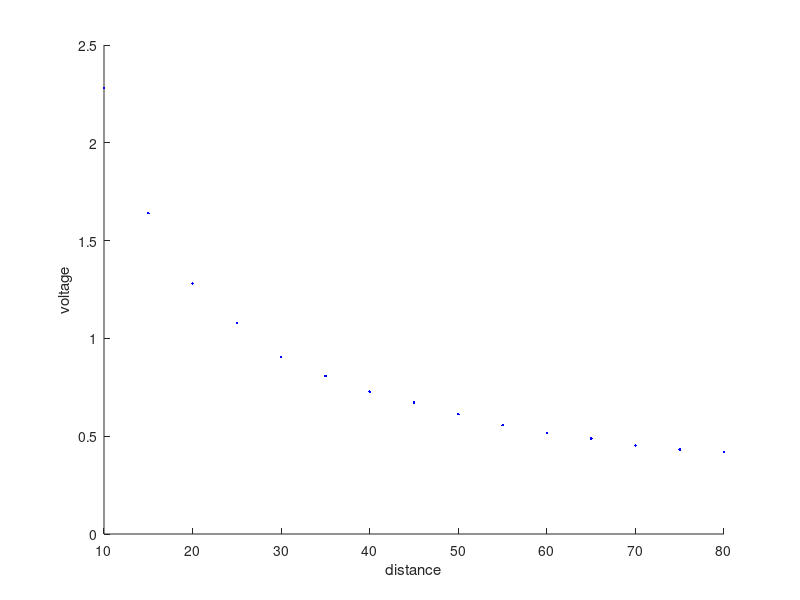
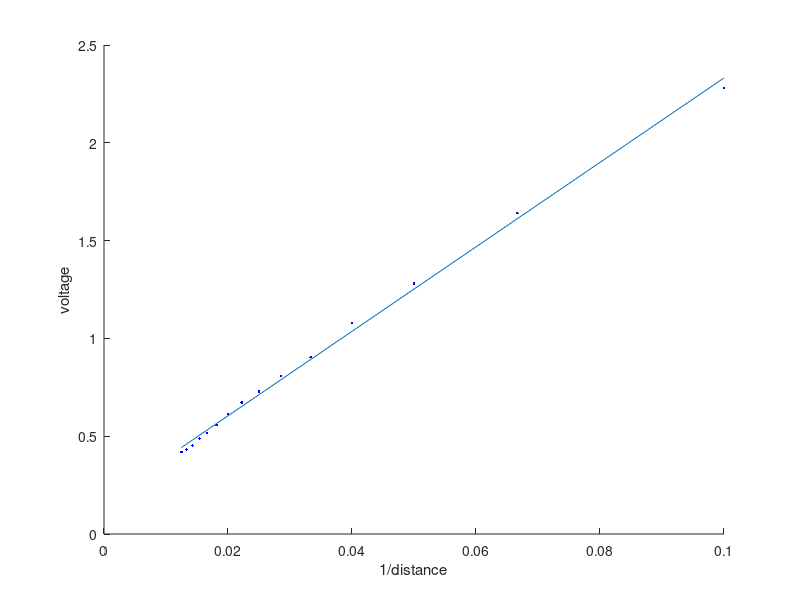

The MATLAB script that drew these images, in order:
function sidesens2

close all

% % 10cm-80cm
% distance=[5:5:85]
% voltage=[3.08,2.28,1.64,1.28,1.08,.904,.816,.728,.625,.596,.56,.52,.496,.
% 444,.396,.382,.374]
%.808,.728,.672,.612,.556,.516,.488,.452,.432,.42]
% .52-60cm

% 10cm-80cm, used on right side of car
distance=[10:5:80];
voltage=[2.28,1.64,1.28,1.08,.904,.808,.728,.672,.612,.556,.516,.488,.452,.432,.42];

invdist=1./distance;

[line1]=polyfit(invdist,voltage,1)


figure(1)
hold on
plot(distance,voltage,'b.');

xlabel('distance')
ylabel('voltage')
hold off


figure(2)
hold on
plot(invdist,voltage,'b.');
plot(invdist,polyval(line1,invdist,'g'));

xlabel('1/distance')
ylabel('voltage')
hold off